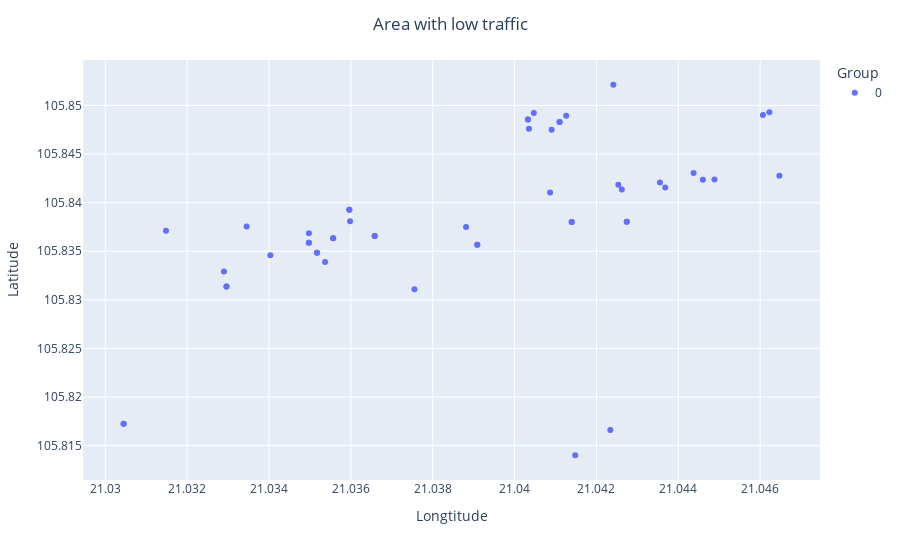

Notebook cell for this chart:
### Code cell
after_fig1 = px.scatter(TF_1, 
                        y = "Latitude",
                        x = "Longtitude", 
                        color=TF_1['labs'].astype(str),
                        labels={"color" : "Group"},
                      ) #Default eps, min
after_fig1.update_layout(
            title={
            'text' : "Area with low traffic",
            'x':0.5,
            'xanchor': 'center',
        })
after_fig1

### Figure 1 — Plotly figure (JSON) as saved in the notebook; plotly's stock layout.template omitted (floating-point values rounded to 4 significant figures)
{"data": [{"hovertemplate": "Group=0<br>Longtitude=%{x}<br>Latitude=%{y}<extra></extra>", "legendgroup": "0", "marker": {"color": "#636efa", "symbol": "circle"}, "mode": "markers", "name": "0", "orientation": "v", "showlegend": true, "type": "scatter", "x": [21.05, 21.04, 21.05, 21.03, 21.04, 21.04, 21.04, 21.04, 21.04, 21.04, 21.04, 21.04, 21.05, 21.03, 21.04, 21.04, 21.03, 21.04, 21.04, 21.04, 21.04, 21.04, 21.04, 21.04, 21.04, 21.04, 21.04, 21.04, 21.04, 21.04, 21.04, 21.04, 21.04, 21.04, 21.04, 21.04, 21.04, 21.04, 21.04, 21.03, 21.03, 21.03, 21.03, 21.03, 21.03, 21.04, 21.04, 21.04, 21.04, 21.03, 21.03], "xaxis": "x", "y": [105.8, 105.9, 105.8, 105.8, 105.8, 105.8, 105.8, 105.8, 105.8, 105.8, 105.8, 105.8, 105.8, 105.8, 105.8, 105.8, 105.8, 105.8, 105.8, 105.8, 105.8, 105.8, 105.8, 105.8, 105.8, 105.8, 105.8, 105.8, 105.8, 105.8, 105.8, 105.8, 105.8, 105.8, 105.8, 105.8, 105.8, 105.8, 105.8, 105.8, 105.8, 105.8, 105.8, 105.8, 105.8, 105.8, 105.8, 105.8, 105.8, 105.8, 105.8], "yaxis": "y"}], "layout": {"legend": {"title": {"text": "Group"}, "tracegroupgap": 0}, "margin": {"t": 60}, "title": {"text": "Area with low traffic", "x": 0.5, "xanchor": "center"}, "xaxis": {"anchor": "y", "domain": [0, 1], "title": {"text": "Longtitude"}}, "yaxis": {"anchor": "x", "domain": [0, 1], "title": {"text": "Latitude"}}}}
